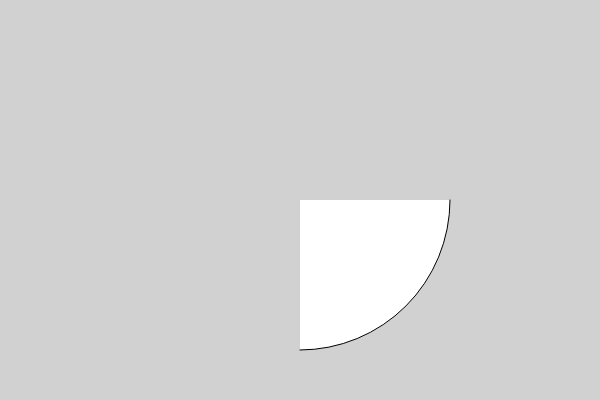
Frame 1 (no input)
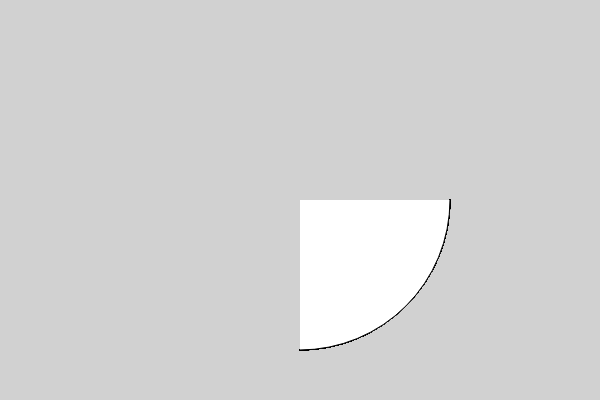
Frame 60 (no input)
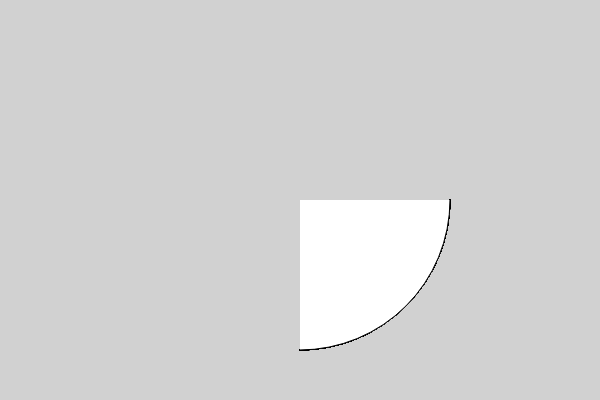
Frame 120 (the mouse pressed at the canvas centre since frame 60)

The p5.js sketch that drew these frames (run headless with seeded random() and noise() and a simulated clock; from frame 60 on, the mouse is pressed at the canvas centre):

// p5.js sketch
// ── sketch.js
function setup() {
    createCanvas( 600, 400 );
    background( '#d1d1d1' );
}

function draw() {
    arc( 300, 200, 300, 300, 0, PI/2 );
}
